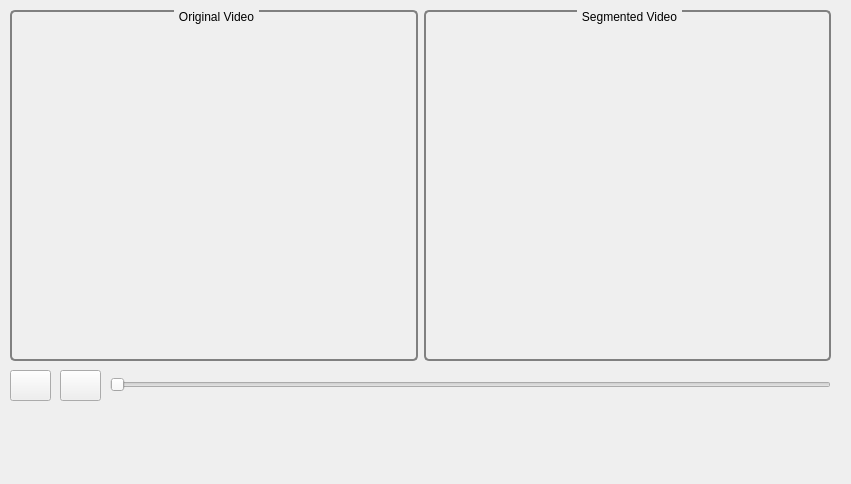
<?xml version="1.0" encoding="UTF-8"?>
<ui version="4.0">
 <class>OutVideo</class>
 <widget class="QWidget" name="OutVideo">
  <property name="geometry">
   <rect>
    <x>0</x>
    <y>0</y>
    <width>851</width>
    <height>484</height>
   </rect>
  </property>
  <property name="windowTitle">
   <string>Form</string>
  </property>
  <property name="windowIcon">
   <iconset resource="resource-images.qrc">
    <normaloff>:/icons-png/icons/png/Application.png</normaloff>:/icons-png/icons/png/Application.png</iconset>
  </property>
  <widget class="QWidget" name="layoutWidget">
   <property name="geometry">
    <rect>
     <x>10</x>
     <y>10</y>
     <width>821</width>
     <height>351</height>
    </rect>
   </property>
   <layout class="QHBoxLayout" name="horizontalLayout">
    <item>
     <widget class="QGroupBox" name="gbOriginal">
      <property name="styleSheet">
       <string notr="true">QGroupBox{
	border:2px solid gray;
	border-radius:5px;
	margin-top: 1ex;
} 

QGroupBox::title{
	subcontrol-origin: margin;
	subcontrol-position:top center;
	padding:0 3px;
}</string>
      </property>
      <property name="title">
       <string>Original Video</string>
      </property>
      <widget class="QLabel" name="lbVideoOri">
       <property name="geometry">
        <rect>
         <x>10</x>
         <y>20</y>
         <width>391</width>
         <height>320</height>
        </rect>
       </property>
       <property name="styleSheet">
        <string notr="true">QLabel { 
qproperty-alignment: AlignCenter; 
}</string>
       </property>
       <property name="text">
        <string/>
       </property>
      </widget>
     </widget>
    </item>
    <item>
     <widget class="QGroupBox" name="gbSegmented">
      <property name="styleSheet">
       <string notr="true">QGroupBox{
	border:2px solid gray;
	border-radius:5px;
	margin-top: 1ex;
} 

QGroupBox::title{
	subcontrol-origin: margin;
	subcontrol-position:top center;
	padding:0 3px;
}</string>
      </property>
      <property name="title">
       <string>Segmented Video</string>
      </property>
      <widget class="QLabel" name="lbVideoSeg">
       <property name="geometry">
        <rect>
         <x>10</x>
         <y>20</y>
         <width>391</width>
         <height>320</height>
        </rect>
       </property>
       <property name="styleSheet">
        <string notr="true">QLabel { 
qproperty-alignment: AlignCenter; 
}</string>
       </property>
       <property name="text">
        <string/>
       </property>
      </widget>
     </widget>
    </item>
   </layout>
  </widget>
  <widget class="QWidget" name="layoutWidget">
   <property name="geometry">
    <rect>
     <x>0</x>
     <y>0</y>
     <width>2</width>
     <height>2</height>
    </rect>
   </property>
   <layout class="QHBoxLayout" name="horizontalLayout_2"/>
  </widget>
  <widget class="QPushButton" name="btPlay">
   <property name="geometry">
    <rect>
     <x>10</x>
     <y>370</y>
     <width>41</width>
     <height>31</height>
    </rect>
   </property>
   <property name="text">
    <string/>
   </property>
   <property name="icon">
    <iconset resource="resource-images.qrc">
     <normaloff>:/icons-png/icons/png/Play.png</normaloff>:/icons-png/icons/png/Play.png</iconset>
   </property>
   <property name="iconSize">
    <size>
     <width>24</width>
     <height>24</height>
    </size>
   </property>
  </widget>
  <widget class="QPushButton" name="btPause">
   <property name="geometry">
    <rect>
     <x>60</x>
     <y>370</y>
     <width>41</width>
     <height>31</height>
    </rect>
   </property>
   <property name="text">
    <string/>
   </property>
   <property name="icon">
    <iconset resource="resource-images.qrc">
     <normaloff>:/icons-png/icons/png/Pause.png</normaloff>:/icons-png/icons/png/Pause.png</iconset>
   </property>
   <property name="iconSize">
    <size>
     <width>24</width>
     <height>24</height>
    </size>
   </property>
  </widget>
  <widget class="QSlider" name="horizontalSlider">
   <property name="geometry">
    <rect>
     <x>110</x>
     <y>370</y>
     <width>721</width>
     <height>29</height>
    </rect>
   </property>
   <property name="maximum">
    <number>99</number>
   </property>
   <property name="orientation">
    <enum>Qt::Horizontal</enum>
   </property>
  </widget>
 </widget>
 <resources>
  <include location="resource-images.qrc"/>
 </resources>
 <connections/>
</ui>
